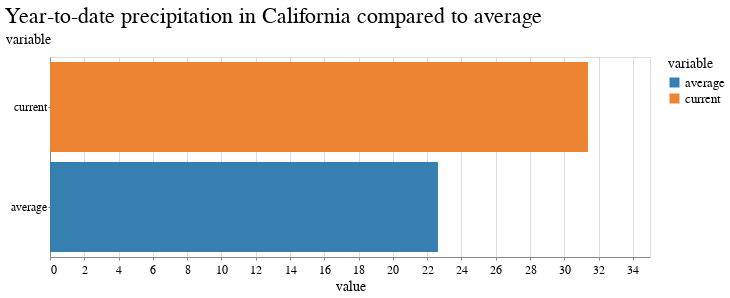

The notebook cell this image was saved under:
### Code cell
alt.Chart(
    pd.melt(gauge, id_vars="date", value_vars=["current","average"])
).mark_bar().encode(
    x="value",
    y=alt.Y("variable", sort="-x"),
    color="variable"
).properties(
    title="Year-to-date precipitation in California compared to average",
    width=600,
    height=200
)

### Figure 1 — Vega-Lite specification as saved in the notebook (floating-point values rounded to 4 significant figures)
{"config": {"view": {"width": 800, "height": 450}, "background": "#ffffff", "title": {"anchor": "start", "font": "BentonGothic-Bold, sans", "fontColor": "#000000", "fontSize": 22, "fontWeight": "normal"}, "arc": {"fill": "#82c6df"}, "area": {"fill": "#82c6df"}, "line": {"stroke": "#82c6df", "strokeWidth": 3}, "path": {"stroke": "#82c6df"}, "rect": {"fill": "#82c6df"}, "shape": {"stroke": "#82c6df"}, "bar": {"fill": "#82c6df"}, "point": {"stroke": "#82c6df"}, "symbol": {"fill": "#82c6df", "size": 30}, "axis": {"titleFont": "BentonGothic-Bold, sans", "titleFontSize": 14, "titleFontWeight": "normal", "labelFont": "BentonGothic, sans", "labelFontSize": 12, "labelFontWeight": "normal"}, "axisX": {"labelAngle": 0, "labelPadding": 4, "tickSize": 3}, "axisY": {"labelBaseline": "middle", "maxExtent": 45, "minExtent": 45, "tickSize": 2, "titleAlign": "left", "titleAngle": 0, "titleX": -45, "titleY": -11}, "legend": {"titleFont": "BentonGothic-Bold, sans", "titleFontSize": 14, "titleFontWeight": "normal", "symbolType": "square", "labelFont": "BentonGothic, sans", "labelFontSize": 13}, "range": {"category": ["#3580b1", "#ec8431", "#ab7fb4", "#c89d29", "#adc839", "#829eb1"], "diverging": ["#e68a4f", "#f4bb6a", "#f9e39c", "#dadfe2", "#a6b7c6", "#849eae"], "heatmap": ["#fbf2c7", "#f9e39c", "#f8d36e", "#f4bb6a", "#e68a4f", "#d15a40", "#ab4232"], "ordinal": ["#fbf2c7", "#f9e39c", "#f8d36e", "#f4bb6a", "#e68a4f", "#d15a40", "#ab4232"], "ramp": ["#fbf2c7", "#f9e39c", "#f8d36e", "#f4bb6a", "#e68a4f", "#d15a40", "#ab4232"]}}, "data": {"name": "data-e913c7cdfbb12aaa0c05d33e04fc7b4a"}, "mark": "bar", "encoding": {"color": {"field": "variable", "type": "nominal"}, "x": {"field": "value", "type": "quantitative"}, "y": {"field": "variable", "sort": "-x", "type": "nominal"}}, "height": 200, "title": "Year-to-date precipitation in California compared to average", "width": 600, "$schema": "https://vega.github.io/schema/vega-lite/v4.17.0.json", "datasets": {"data-e913c7cdfbb12aaa0c05d33e04fc7b4a": [{"date": "2023-06-11T00:00:00", "variable": "current", "value": 31.38}, {"date": "2023-06-11T00:00:00", "variable": "average", "value": 22.63}]}}
